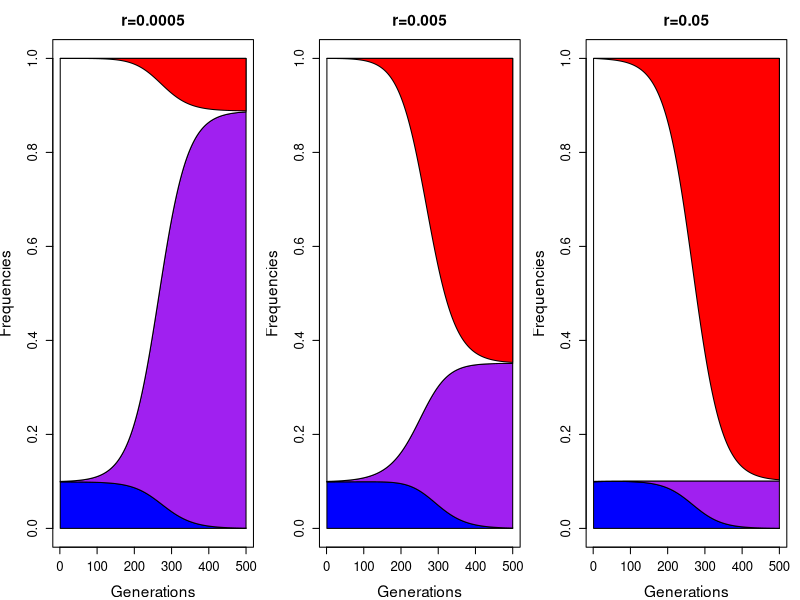
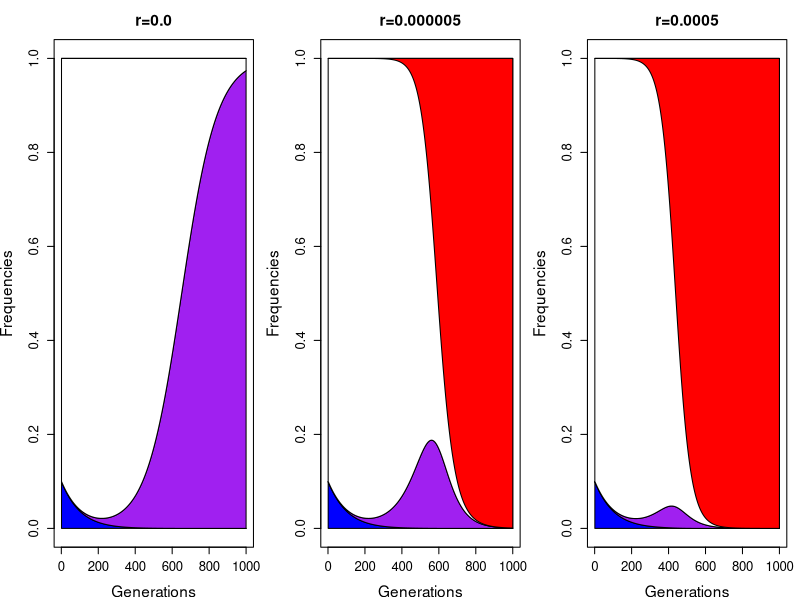
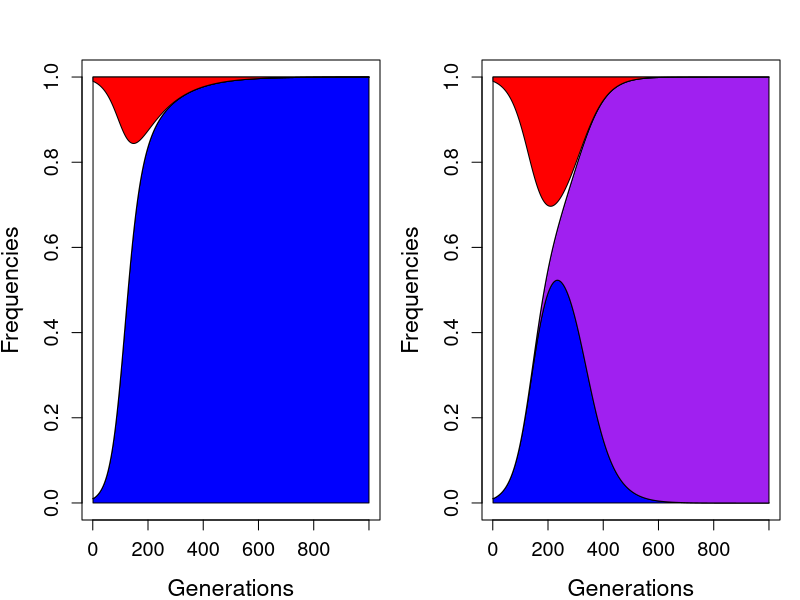
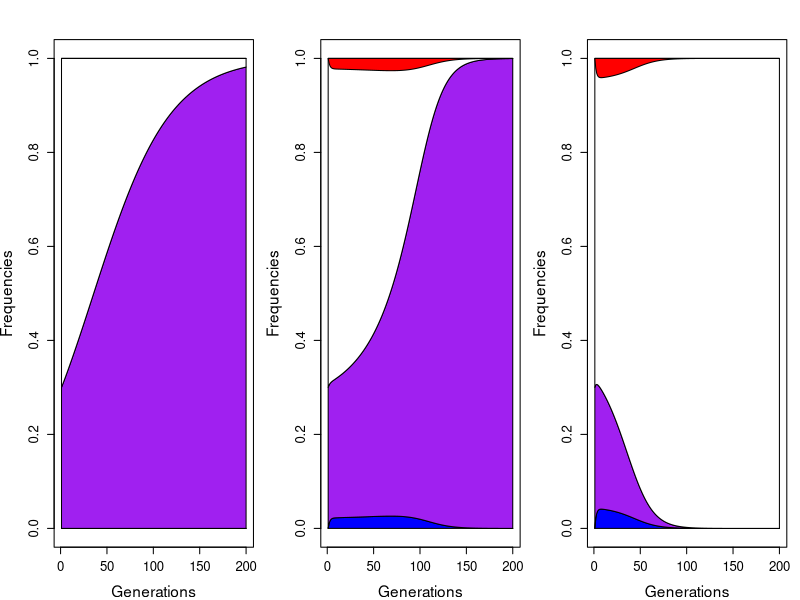
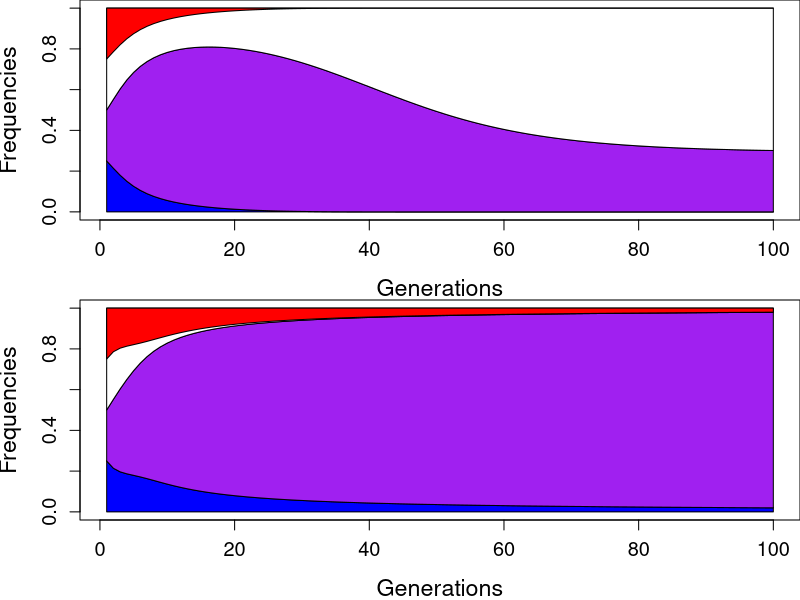

Reproduce these figures in R, in order.


#from Graham Coop "Updated 2 locus selection simulation code to generate frequency dependent selection, w dominance, to show effect of recombination & why super genes are selected for."


two.loc.sims<-function(p,w.mat,r){
  stopifnot(sum(p)==1)
  p.array<-matrix(NA,nrow=n.gens,ncol=4)
  d.array<-NA
  p.array[1,]<-p
  colnames(p.array)<-names(p)
  for(gen in 2:n.gens){
    w.marg<-apply(w.mat,1,function(whap){whap*p}) 
    w.marg<-colSums(w.marg)
    D<-p["AB"] - (p["AB"]+p["Ab"])*(p["AB"]+p["aB"])
    d.array<-c(d.array,D)
    D.vec<- c(-D,+D,+D,-D)
    wbar<-sum(p*w.marg)
    p.new<- (p*w.marg + r*D.vec*w.mat["AB","ab"])/wbar
    p.array[gen,]<-p.new
    p<-p.new
  }
  return(cbind(p.array,d.array))
}

stack.freqs.plot<-function(p.out,my.title=""){
  stacked.freqs<-t(apply(p.out[,c("Ab","AB","ab","aB")],1,cumsum))
  plot(stacked.freqs[,"Ab"],ylim=c(0,1),type="l",xlab="Generations",ylab="Frequencies",cex.lab=1.4,cex.axis=1.2,main=my.title,cex.main=1.4)
  my.x<-1:n.gens
  x.polygon<-c(my.x,rev(my.x))
  polygon(x=x.polygon,c(stacked.freqs[,"Ab"],rep(0,n.gens)),col="blue")
  polygon(x=x.polygon,c(stacked.freqs[,"AB"],rev(stacked.freqs[,"Ab"])),col="purple")
  polygon(x=x.polygon,c(stacked.freqs[,"AB"],rev(stacked.freqs[,"aB"])),col="white")
  polygon(x=x.polygon,c(stacked.freqs[,"aB"],rev(stacked.freqs[,"ab"])),col="red")
  
}


# stack.freqs.plot<-function(p.out,my.order=c("Ab","AB","aB","ab")){
# cols<-c("white","blue","red","purple")
# names(cols)<-c("ab","Ab","aB","purple")
# stacked.freqs<-t(apply(p.out[,c("Ab","AB","ab","aB")],1,cumsum))
# plot(stacked.freqs[,"Ab"],ylim=c(0,1),type="n",xlab="Generations",ylab="Frequencies",cex.lab=1.2)
# my.x<-1:n.gens
# x.polygon<-c(my.x,rev(my.x))
# polygon(x=x.polygon,c(stacked.freqs[,my.order[1]],rep(0,n.gens)),col=cols[my.order[1]])
# polygon(x=x.polygon,c(stacked.freqs[,my.order[2]],rev(stacked.freqs[,my.order[1]])),,col=cols[my.order[2]])
# polygon(x=x.polygon,c(stacked.freqs[,my.order[2]],rev(stacked.freqs[,my.order[3]])),,col=cols[my.order[3]])
# polygon(x=x.polygon,c(stacked.freqs[,my.order[3]],rev(stacked.freqs[,my.order[4]])),,col=cols[my.order[4]])
# }


###Neutral Hitchhiking
n.gens<-500
p<-  c(0.001,0.099,0,0.9); names(p)<-c("AB","Ab","aB","ab")
w.add<-c(1,0.95,1,0.95);names(w.add)<-names(p)
w.mat<-outer(w.add,w.add,FUN="+")
layout(t(1:3))
par(mar=c(4,4,3,1))
p.out<-two.loc.sims(p,w.mat,r=0.0005); stack.freqs.plot(p.out,my.title="r=0.0005")
#plot(p.out[,"AB"]+p.out[,"Ab"],type="l",ylim=c(0,1))#lines(p.out[,"AB"]+p.out[,"aB"],col="red")
p.out<-two.loc.sims(p,w.mat,r=0.005); stack.freqs.plot(p.out,my.title="r=0.005")
p.out<-two.loc.sims(p,w.mat,r=0.05);stack.freqs.plot(p.out,my.title="r=0.05")
dev.copy2pdf(file="~/Dropbox/Courses/Popgen_teaching_Notes/figures/selection_recom_interaction/Neutral_Hitchhiking.pdf")

###Deleterious allele Hitchhiking
par(mar=c(4,4.1,3,1))
n.gens<-1000
p<-  c(0.001,0.099,0,0.9); names(p)<-c("AB","Ab","aB","ab")
w.add<-c(0.97,0.93,1,0.95);names(w.add)<-names(p)
w.mat<-outer(w.add,w.add,FUN="+")

layout(t(1:3))
p.out<-two.loc.sims(p,w.mat,r=0.00);stack.freqs.plot(p.out,my.title="r=0.0");
p.out<-two.loc.sims(p,w.mat,r=0.000005);stack.freqs.plot(p.out,my.title="r=0.000005");
p.out<-two.loc.sims(p,w.mat,r=0.0002);stack.freqs.plot(p.out,my.title="r=0.0005");

dev.copy2pdf(file="~/Dropbox/Courses/Popgen_teaching_Notes/figures/Deleterious_Hitchhiking.pdf")

##interference
layout(t(1:2))
n.gens<-1000
p<-  c(0.0,0.01,0.01,0.98); names(p)<-c("AB","Ab","aB","ab")
w.add<-c(1.14,1.08,1.06,1);names(w.add)<-names(p)
w.mat<-outer(w.add,w.add,FUN="+")
p.out<-two.loc.sims(p,w.mat,r=0.00)
stack.freqs.plot(p.out)


p<-  c(0.0,0.01,0.01,0.98); names(p)<-c("AB","Ab","aB","ab")
w.add<-c(1.1,1.06,1.055,1);names(w.add)<-names(p)
w.mat<-outer(w.add,w.add,FUN="+")
p.out<-two.loc.sims(p,w.mat,r=0.001)
stack.freqs.plot(p.out)
dev.copy2pdf(file="~/Dropbox/Courses/Popgen_teaching_Notes/figures/Interference.pdf")

###synergistic alleles & recom
n.gens<-200
layout(t(1:3))
p<-  c(0.3,0.0,0.0,0.7); names(p)<-c("AB","Ab","aB","ab")
w.add<-c(1.05,0.1,0.1,1.0);names(w.add)<-names(p);w.mat<-outer(w.add,w.add,FUN="+")
p.out<-two.loc.sims(p,w.mat,r=0.00)
stack.freqs.plot(p.out)

p<-  c(0.3,0.0,0.0,0.7); names(p)<-c("AB","Ab","aB","ab")
w.add<-c(1.05,0.1,0.1,1.0);names(w.add)<-names(p);w.mat<-outer(w.add,w.add,FUN="+")
p.out<-two.loc.sims(p,w.mat,r=0.05)
stack.freqs.plot(p.out)


p<-  c(0.3,0.0,0.0,0.7); names(p)<-c("AB","Ab","aB","ab")
w.add<-c(1.05,0.1,0.1,1.0);names(w.add)<-names(p);w.mat<-outer(w.add,w.add,FUN="+")
p.out<-two.loc.sims(p,w.mat,r=0.1)
stack.freqs.plot(p.out)

dev.copy2pdf(file="~/Dropbox/Courses/Popgen_teaching_Notes/figures/synergistic_alleles_recom.pdf")


my.fit.mat<-function(p){
  p_ab_ab<-outer(p,p)["ab","ab"]
  
  w_ab_ab<-dbeta(x=p_ab_ab,1,2)
  w_A_B<-dbeta(x=1-p_ab_ab,1,2)
  
  w.mat<-matrix(data=1,nrow=4,ncol=4,dimnames=list(names(p),names(p)))
  
  w.mat[grepl("A",rownames(w.mat)), grepl("B",colnames(w.mat)) ] <- w_A_B
  w.mat[grepl("B",rownames(w.mat)), grepl("A",colnames(w.mat)) ] <- w_A_B
  
  w.mat["ab","ab"]<-w_ab_ab
  w.mat
}




p<-  c(0.001,0.099,0,0.9); names(p)<-c("AB","Ab","aB","ab")
w.add<-c(0.97,0.93,1,0.95);names(w.add)<-names(p)
w.mat<-outer(w.add,w.add,FUN="+")


my.fit.mat<-function(p){
  p_ab_ab<-outer(p,p)["ab","ab"]
  
  w_ab_ab<-dbeta(x=p_ab_ab,1,1.1)+0.3
  w_A_B<-dbeta(x=1-p_ab_ab,1,1.1)+0.3
  
  w.mat<-matrix(data=0.3,nrow=4,ncol=4,dimnames=list(names(p),names(p)))
  
  w.mat["AB",]<-w_A_B
  w.mat[,"AB"]<-w_A_B
  w.mat[grepl("A",rownames(w.mat)), grepl("B",colnames(w.mat)) ] <- w_A_B
  w.mat[grepl("B",rownames(w.mat)), grepl("A",colnames(w.mat)) ] <- w_A_B
  
  w.mat["ab","ab"]<-w_ab_ab
  w.mat
}



two.supergene.sims<-function(p,r){
  stopifnot(sum(p)==1)
  p.array<-matrix(NA,nrow=n.gens,ncol=4)
  d.array<-NA
  p.array[1,]<-p
  colnames(p.array)<-names(p)
  for(gen in 2:n.gens){
    w.mat<-my.fit.mat(p)
    w.marg<-apply(w.mat,1,function(whap){whap*p}) 
    w.marg<-colSums(w.marg)
    D<-p["AB"] - (p["AB"]+p["Ab"])*(p["AB"]+p["aB"])
    d.array<-c(d.array,D)
    D.vec<- c(-D,+D,+D,-D)
    wbar<-sum(p*w.marg)
    p.new<- (p*w.marg + r*D.vec*w.mat["AB","ab"])/wbar
    p.array[gen,]<-p.new
    p<-p.new
  }
  return(cbind(p.array,d.array))
} 

n.gens<-100
layout((1:2))
par(mar=c(4,4,0,0))
p<-  c(0.25,0.25,0.25,0.25); names(p)<-c("AB","Ab","aB","ab")
p.out<-two.supergene.sims(p,r=0.00); stack.freqs.plot(p.out); sum(p.out[90,1:3])
p<-  c(0.25,0.25,0.25,0.25); names(p)<-c("AB","Ab","aB","ab")
p.out<-two.supergene.sims(p,r=0.4); stack.freqs.plot(p.out); sum(p.out[90,1:3])

dev.copy2pdf(file="~/Dropbox/Courses/Popgen_teaching_Notes/figures/supergene_recom.pdf")